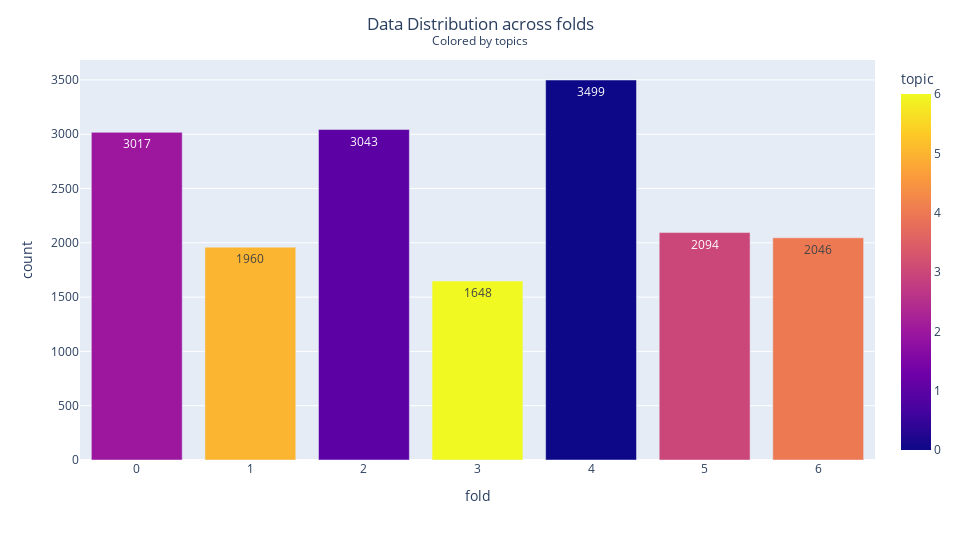

Source (notebook cell):
### Code cell
fig = px.bar(
    train_df.groupby(["fold", "topic"])["score"]
    .count()
    .reset_index()
    .rename(columns={"score": "count"}),
    x="fold",
    y="count",
    color="topic",
    text="count",
    barmode="group",
)
fig.update_layout(
    height=1080//2,
    width=1920//2,
    title_x=0.5,
    title_text=f"Data Distribution across folds<br><sup>Colored by topics</sup>",
    legend=dict(orientation="h", yanchor="top", xanchor="center", y=-0.2, x=0.5),
    barmode="group",
)
fig.show()

### Figure 1 — Plotly figure (JSON) as saved in the notebook; plotly's stock layout.template omitted (floating-point values rounded to 4 significant figures)
{"data": [{"alignmentgroup": "True", "hovertemplate": "fold=%{x}<br>count=%{text}<br>topic=%{marker.color}<extra></extra>", "legendgroup": "", "marker": {"color": [2, 5, 1, 6, 0, 3, 4], "coloraxis": "coloraxis", "pattern": {"shape": ""}}, "name": "", "offsetgroup": "", "orientation": "v", "showlegend": false, "text": [3017, 1960, 3043, 1648, 3499, 2094, 2046], "textposition": "auto", "type": "bar", "x": [0, 1, 2, 3, 4, 5, 6], "xaxis": "x", "y": [3017, 1960, 3043, 1648, 3499, 2094, 2046], "yaxis": "y"}], "layout": {"barmode": "group", "coloraxis": {"colorbar": {"title": {"text": "topic"}}, "colorscale": [[0, "#0d0887"], [0.1111, "#46039f"], [0.2222, "#7201a8"], [0.3333, "#9c179e"], [0.4444, "#bd3786"], [0.5556, "#d8576b"], [0.6667, "#ed7953"], [0.7778, "#fb9f3a"], [0.8889, "#fdca26"], [1, "#f0f921"]]}, "height": 540, "legend": {"orientation": "h", "tracegroupgap": 0, "x": 0.5, "xanchor": "center", "y": -0.2, "yanchor": "top"}, "margin": {"t": 60}, "title": {"text": "Data Distribution across folds<br><sup>Colored by topics</sup>", "x": 0.5}, "width": 960, "xaxis": {"anchor": "y", "domain": [0, 1], "title": {"text": "fold"}}, "yaxis": {"anchor": "x", "domain": [0, 1], "title": {"text": "count"}}}}
